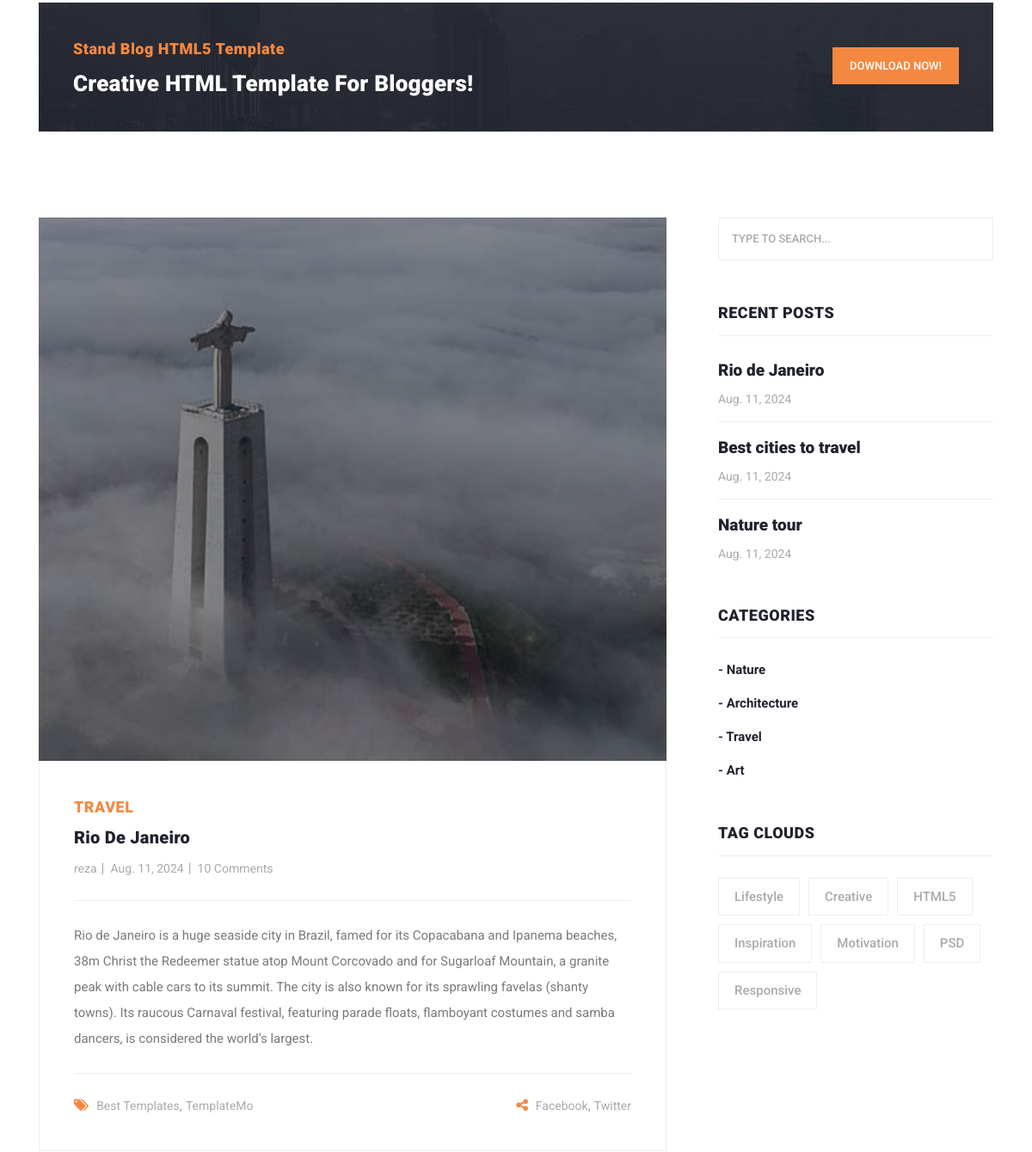
Page /posts/1/ (middle part) on the earlier database version.
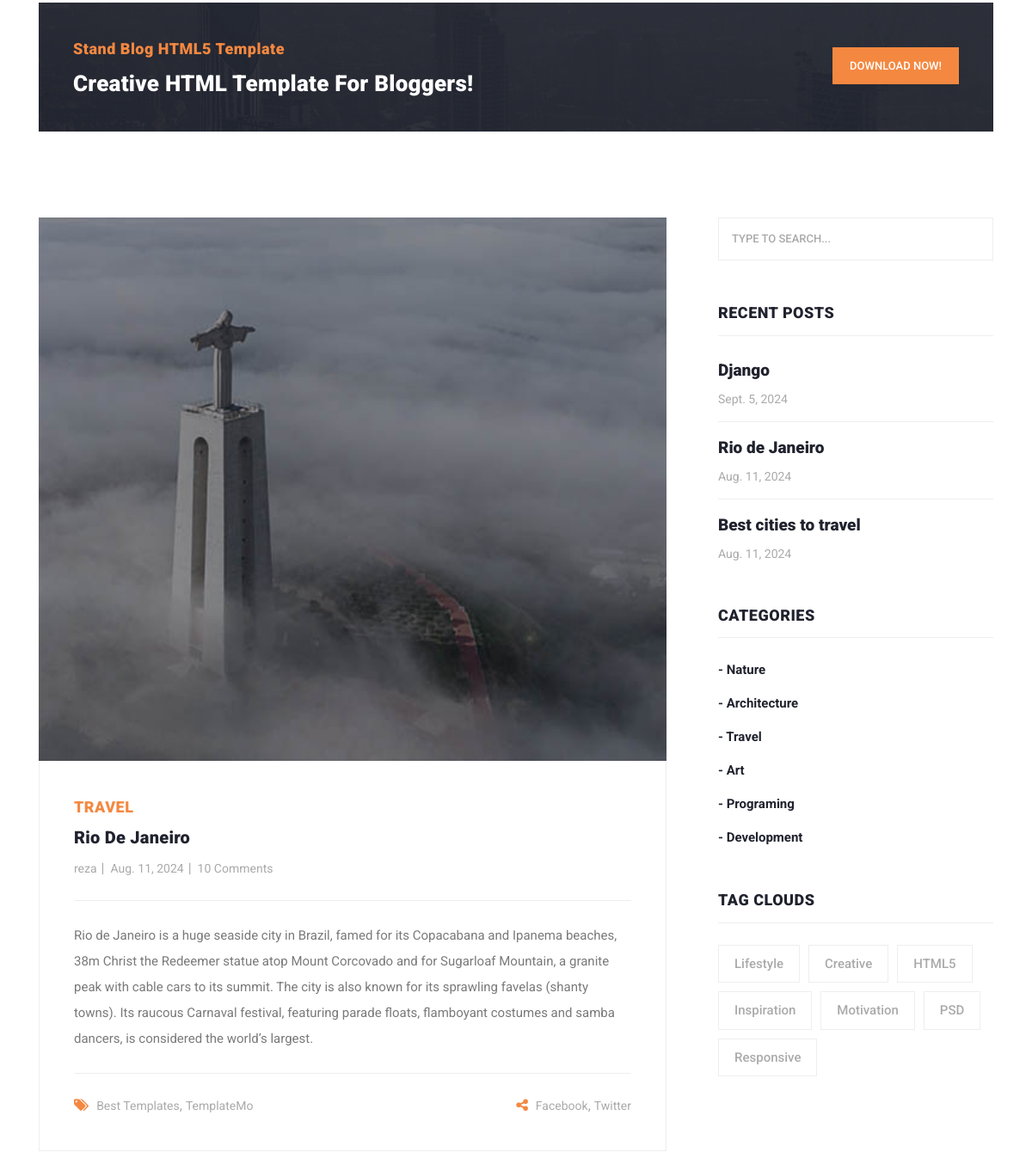
Same page on the later database version.
### blog_app/models.py (models this page shows, shortened)
class Category(models.Model):
    title = models.CharField(max_length=100)
    created = models.TimeField(auto_now_add=True)
    def __str__(self):
        return self.title

class Post(models.Model):
    author = models.ForeignKey(User, on_delete=models.CASCADE)
    title = models.CharField(max_length=100, unique_for_date='pub_date')
    category = models.ManyToManyField(Category)
    body = models.TextField()
    image = models.ImageField(upload_to='img/post')
    published = models.BooleanField(default=True)
    created = models.DateField(auto_now_add=True)
    updated = models.DateField(auto_now=True)
    pub_date = models.DateField(default=timezone.now())
    objects = ModelManager()
    def get_absolute_url(self):
        return reverse('blog:post_details', kwargs={'pk': self.pk})

### blog_app/views.py (the view)
# urls.py: path('posts/<int:pk>/', views.post_details, name='post_details'),
def post_details(request, pk):
    post = Post.objects.get(pk=pk)
    return render(request, 'blog_app/post_details.html', {'post': post})

### context_processors/context_processors.py (called while the page is built)
def recent_posts(request):
    return {'recent_posts': Post.objects.order_by('-created')[:3]}

def categorise(request):
    return {'categorise': Category.objects.all()}

### blog_app/templates/blog_app/post_details.html (shortened to what the changed rows need)
{% extends 'base.html' %}
{% load static %}
{% block content %}
    <section class="blog-posts grid-system">
        <div class="container">
            <div class="row">
                <div class="col-lg-8">
                    <div class="all-blog-posts">
                        <div class="row">
                            <div class="col-lg-12">
                                <div class="blog-post">
                                    <div class="blog-thumb">
                                        <img src="{{ post.image.url }}" alt="">
                                    </div>
                                    <div class="down-content">
                                        {% for cat in post.category.all %}
                                            <span style="margin-right: 15px">{{ cat }}</span>
                                        {% endfor %}
                                        <a href="post-details.html"><h4>{{ post.title }}</h4></a>
                                        <ul class="post-info">
                                            <li><a href="#">{{ post.author }}</a></li>
                                            <li><a href="#">{{ post.created }}</a></li>
                                            <li><a href="#">10 Comments</a></li>
                                        </ul>
                                        <p>{{ post.body }}</p>
                                        <div class="post-options">
                                            <div class="row">
                                            </div>
                                        </div>
                                    </div>
                                </div>
                            </div>
                        </div>
                    </div>
                </div>
                <div class="col-lg-4">
                    <div class="sidebar">
                        <div class="row">
                            {% include 'includes/sidebar.html' %}
                            <div class="col-lg-12">
                                <div class="sidebar-item tags">
                                    <div class="sidebar-heading">
                                        <h2>Tag Clouds</h2>
                                    </div>
                                </div>
                            </div>
                        </div>
                    </div>
                </div>
            </div>
        </div>
    </section>
{% endblock %}

### templates/includes/sidebar.html
<div class="col-lg-12">
    <div class="sidebar-item recent-posts">
        <div class="sidebar-heading">
            <h2>Recent Posts</h2>
        </div>
        <div class="content">
            <ul>
                {% for post in recent_posts %}
                    <li><a href={{ post.get_absolute_url }}>
                        <h5>{{ post.title }}</h5>
                        <span>{{ post.created }}</span>
                    </a></li>
                {% endfor %}
            </ul>
        </div>
    </div>
</div>
<div class="col-lg-12">
    <div class="sidebar-item categories">
        <div class="sidebar-heading">
            <h2>Categories</h2>
        </div>
        <div class="content">
            <ul>
                {% for cat in categorise %}
                    <li><a href="{% url 'blog:category_details' cat.pk %}">- {{ cat.title }}</a></li>
                {% endfor %}
            </ul>
        </div>
    </div>
</div>

Differences in the rows shown:
no longer on this page (row unchanged): Post: title "Nature tour", created "Aug. 11, 2024"
added Post: title "Django", created "Sept. 5, 2024"
added Category: title "Programing", shown under "CATEGORIES"
added Category: title "Development", shown under "CATEGORIES"
